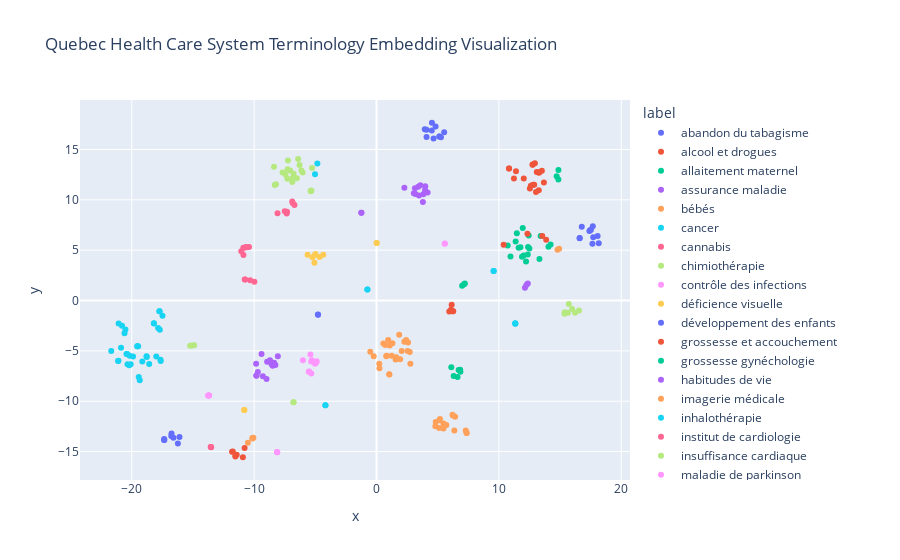

Source (notebook cell):
### Code cell
import plotly.express as px
import plotly

fig = px.scatter(df_embeddings, x='x', y='y', color='label', labels={'color': 'label'}, 
hover_data=['text'], title = 'Quebec Health Care System Terminology Embedding Visualization')
fig.show()

# html file
file_path = '../04-clustering/BERT_communityDetection_visualization_sample.html'
plotly.offline.plot(fig, filename=file_path)

### Figure 1 — Plotly figure (JSON) as saved in the notebook; plotly's stock layout.template omitted (floating-point values rounded to 4 significant figures)
{"data": [{"customdata": [["centres d'abandon du tabagisme (cat)"], ["produits du tabac"], ["abandon du tabagisme"], ["centres d'abandon du tabagisme"], ["abandon du tabagisme (cat)"], ["interdiction de fumer"], ["centre d'abandon du tabagisme"], ["lutte contre le tabagisme"]], "hovertemplate": "label=abandon du tabagisme<br>x=%{x}<br>y=%{y}<br>text=%{customdata[0]}<extra></extra>", "legendgroup": "abandon du tabagisme", "marker": {"color": "#636efa", "symbol": "circle"}, "mode": "markers", "name": "abandon du tabagisme", "orientation": "v", "showlegend": true, "type": "scatter", "x": [-17.35, -16.1, -16.59, -17.36, -16.77, -16.23, -17.34, -16.75], "xaxis": "x", "y": [-13.75, -13.56, -13.64, -13.85, -13.46, -14.21, -13.85, -13.2], "yaxis": "y"}, {"customdata": [["utilisateurs de drogues"], ["consommation de drogue"], ["alcool et drogues"], ["consommation de drogues"], ["surdoses liées aux drogues"], ["utilisateurs de drogue"], ["utilisation de drogues"]], "hovertemplate": "label=alcool et drogues<br>x=%{x}<br>y=%{y}<br>text=%{customdata[0]}<extra></extra>", "legendgroup": "alcool et drogues", "marker": {"color": "#EF553B", "symbol": "circle"}, "mode": "markers", "name": "alcool et drogues", "orientation": "v", "showlegend": true, "type": "scatter", "x": [-11.52, -11.74, -10.92, -11.42, -10.78, -11.8, -11.54], "xaxis": "x", "y": [-15.4, -14.99, -15.57, -15.33, -14.65, -15.02, -15.48], "yaxis": "y"}, {"customdata": [["clinique prénatale"], ["rencontres prénatales"], ["soins du bébé"], ["services intégrés en périnatalité"], ["psychiatrie périnatale"], ["dépistage néonatal"], ["dépistage prénatal"], ["diabète gestationnel"], ["pertinence du dépistage néonatal"], ["naissances et périnatalité"], ["cours prénataux"], ["grossesse et parentalité"], ["allaitement maternel"], ["deuil périnatal"], ["grossesse accouchement"], ["transport néonatal"], ["clinique du nourrisson"], ["médicaments en néonatologie"]], "hovertemplate": "label=allaitement maternel<br>x=%{x}<br>y=%{y}<br>text=%{customdata[0]}<extra></extra>", "legendgroup": "allaitement maternel", "marker": {"color": "#00cc96", "symbol": "circle"}, "mode": "markers", "name": "allaitement maternel", "orientation": "v", "showlegend": true, "type": "scatter", "x": [12.02, 11.89, 14.23, 10.72, 11.62, 12.49, 12.36, 11.95, 13.31, 11.37, 12.22, 11.47, 13.41, 11.76, 12.44, 12.39, 14.05, 10.95], "xaxis": "x", "y": [4.461, 4.347, 5.56, 5.474, 5.23, 5.172, 4.573, 7.214, 4.112, 5.852, 3.884, 6.69, 6.416, 5.3, 6.462, 5.32, 5.331, 4.366], "yaxis": "y"}, {"customdata": [["usagers atteints de maladies"], ["centre des maladies"], ["transmission d'une maladie"], ["traitement de pathologies"], ["jours de maladie"], ["assurance maladie"], ["prévention des maladies"], ["stade de la maladie"], ["surveillance des maladies"], ["progression de la maladie"], ["infections et maladies"], ["description des maladies"], ["gestion des maladies"], ["contrôle des maladies"]], "hovertemplate": "label=assurance maladie<br>x=%{x}<br>y=%{y}<br>text=%{customdata[0]}<extra></extra>", "legendgroup": "assurance maladie", "marker": {"color": "#ab63fa", "symbol": "circle"}, "mode": "markers", "name": "assurance maladie", "orientation": "v", "showlegend": true, "type": "scatter", "x": [-9.838, -8.937, -9.697, -9.396, -9.286, -8.985, -8.705, -9.818, -8.263, -9.809, -8.063, -8.369, -8.483, -8.573], "xaxis": "x", "y": [-6.282, -6.089, -7.091, -5.313, -7.512, -7.785, -5.922, -7.46, -6.414, -7.454, -5.546, -6.19, -6.482, -6.337], "yaxis": "y"}, {"customdata": [["grossesse et soins aux bébés"], ["soins aux bébés"]], "hovertemplate": "label=bébés<br>x=%{x}<br>y=%{y}<br>text=%{customdata[0]}<extra></extra>", "legendgroup": "bébés", "marker": {"color": "#FFA15A", "symbol": "circle"}, "mode": "markers", "name": "bébés", "orientation": "v", "showlegend": true, "type": "scatter", "x": [14.79, 14.92], "xaxis": "x", "y": [5.055, 5.146], "yaxis": "y"}, {"customdata": [["cancer péritonéal"], ["cancer péritonéal primaire"], ["traitement du cancer colorectal"], ["programme québecois de dépistage du cancer"], ["cancer colorectal métastatique"], ["traitement du cancer colorectal métastatique"], ["cancer colorectal"], ["cancer du poumon à petites cellules"], ["recherche cancer"], ["cancer du poumon non à petites cellules"], ["croyances entourant le cancer"], ["registre québécois du cancer"], ["traitement des patients atteints de cancer"], ["adultes atteints d'un cancer du poumon"], ["traitement du cancer"], ["récidive du cancer"], ["dépistage du cancer"], ["adultes atteints d'un cancer"], ["traitement du cancer du poumon"], ["traitement des patients adultes atteints d'un cancer"], ["patients adultes atteints d'un cancer du poumon"], ["traitement des adultes atteints d'un cancer"], ["lutte contre le cancer"], ["traitement de cancer"], ["type de cancer"], ["institut du cancer"], ["traitements contre le cancer"], ["cancer du sein triple négatif"], ["patients atteints d'un cancer"], ["cancer du sein triple négatif au stade"], ["traitement cancer"], ["patients atteints de cancer"], ["patients adultes atteints d'un cancer"], ["traitement contre le cancer"], ["cancer du sein triple"], ["diagnostic de cancer"], ["fatigue liée au cancer"], ["traitement de cancer du poumon"], ["cancer du poumon"]], "hovertemplate": "label=cancer<br>x=%{x}<br>y=%{y}<br>text=%{customdata[0]}<extra></extra>", "legendgroup": "cancer", "marker": {"color": "#19d3f3", "symbol": "circle"}, "mode": "markers", "name": "cancer", "orientation": "v", "showlegend": true, "type": "scatter", "x": [9.557, 9.588, -20.59, -19.34, -20.8, -20.52, -21.07, -17.72, -21.09, -17.75, -21.68, -19.43, -18.57, -17.85, -20.17, -19.89, -20.43, -18.8, -18.19, -17.63, -17.71, -17.65, -19.48, -20.35, -20.09, -20.38, -19.55, 11.34, -18.77, 11.34, -21.12, -19.14, -18.0, -19.54, 11.34, -20.21, -20.88, -18.19, -17.49], "xaxis": "x", "y": [2.934, 2.928, -3.25, -7.915, -2.496, -2.873, -2.292, -1.066, -5.981, -1.054, -5.02, -7.585, -6.298, -2.736, -5.477, -5.566, -5.31, -5.545, -2.288, -6.006, -2.915, -5.889, -4.53, -6.327, -6.323, -5.304, -4.55, -2.296, -5.608, -2.288, -6.005, -6.058, -5.553, -4.542, -2.268, -6.429, -4.685, -2.257, -1.511], "yaxis": "y"}, {"customdata": [["consommation de cannabis"], ["légalisation du cannabis"], ["documentation cannabis"]], "hovertemplate": "label=cannabis<br>x=%{x}<br>y=%{y}<br>text=%{customdata[0]}<extra></extra>", "legendgroup": "cannabis", "marker": {"color": "#FF6692", "symbol": "circle"}, "mode": "markers", "name": "cannabis", "orientation": "v", "showlegend": true, "type": "scatter", "x": [-13.51, -13.52, -13.55], "xaxis": "x", "y": [-14.57, -14.55, -14.55], "yaxis": "y"}, {"customdata": [["traitement de chimiothérapie"], ["merck en association avec une chimiothérapie"], ["association avec une chimiothérapie"]], "hovertemplate": "label=chimiothérapie<br>x=%{x}<br>y=%{y}<br>text=%{customdata[0]}<extra></extra>", "legendgroup": "chimiothérapie", "marker": {"color": "#B6E880", "symbol": "circle"}, "mode": "markers", "name": "chimiothérapie", "orientation": "v", "showlegend": true, "type": "scatter", "x": [-15.23, -14.9, -15.05], "xaxis": "x", "y": [-4.489, -4.444, -4.463], "yaxis": "y"}, {"customdata": [["prévention des infections"], ["sévérité de l'infection"], ["contrôle des infections"], ["risque d'infection"], ["traitement des infections"], ["surveillance de l'infection"], ["surveillance des infections"], ["comité sur les infections"], ["dépistage des infections"], ["prévention et contrôle des infections"]], "hovertemplate": "label=contrôle des infections<br>x=%{x}<br>y=%{y}<br>text=%{customdata[0]}<extra></extra>", "legendgroup": "contrôle des infections", "marker": {"color": "#FF97FF", "symbol": "circle"}, "mode": "markers", "name": "contrôle des infections", "orientation": "v", "showlegend": true, "type": "scatter", "x": [-5.339, -5.537, -4.89, -5.325, -5.281, -5.497, -5.026, -5.402, -4.916, -6.015], "xaxis": "x", "y": [-6.059, -7.085, -6.04, -7.257, -5.94, -7.057, -6.28, -5.355, -6.164, -5.924], "yaxis": "y"}, {"customdata": [["déficience visuelle"], ["aides visuelles"]], "hovertemplate": "label=déficience visuelle<br>x=%{x}<br>y=%{y}<br>text=%{customdata[0]}<extra></extra>", "legendgroup": "déficience visuelle", "marker": {"color": "#FECB52", "symbol": "circle"}, "mode": "markers", "name": "déficience visuelle", "orientation": "v", "showlegend": true, "type": "scatter", "x": [0.009158, 0.01554], "xaxis": "x", "y": [5.704, 5.708], "yaxis": "y"}, {"customdata": [["santé des enfants"], ["services spécialisés pour les enfants"], ["jeunes enfants"], ["unité pour les enfants"], ["unité pour les enfants et les adolescents"], ["développement des enfants"], ["réadaptation pour les enfants"], ["déplacements par enfant"], ["vaccination des enfants"], ["placement de l'enfant"], ["développement de l'enfant"]], "hovertemplate": "label=développement des enfants<br>x=%{x}<br>y=%{y}<br>text=%{customdata[0]}<extra></extra>", "legendgroup": "développement des enfants", "marker": {"color": "#636efa", "symbol": "circle"}, "mode": "markers", "name": "développement des enfants", "orientation": "v", "showlegend": true, "type": "scatter", "x": [17.46, 17.64, 17.68, 17.71, 18.16, 17.4, 18.07, 16.77, 17.52, 16.6, 16.6], "xaxis": "x", "y": [6.971, 5.631, 7.385, 6.278, 5.7, 6.9, 6.42, 7.335, 7.027, 6.201, 6.183], "yaxis": "y"}, {"customdata": [["soins du bébé allaitement"], ["documentation services intégrés en périnatalité"], ["grossesse et accouchement"], ["bébé allaitement"]], "hovertemplate": "label=grossesse et accouchement<br>x=%{x}<br>y=%{y}<br>text=%{customdata[0]}<extra></extra>", "legendgroup": "grossesse et accouchement", "marker": {"color": "#EF553B", "symbol": "circle"}, "mode": "markers", "name": "grossesse et accouchement", "orientation": "v", "showlegend": true, "type": "scatter", "x": [13.86, 10.39, 12.34, 13.55], "xaxis": "x", "y": [6.04, 5.547, 6.628, 6.402], "yaxis": "y"}, {"customdata": [["examen gynécologique"], ["obstétrique et gynécologie"], ["grossesse gynéchologie"]], "hovertemplate": "label=grossesse gynéchologie<br>x=%{x}<br>y=%{y}<br>text=%{customdata[0]}<extra></extra>", "legendgroup": "grossesse gynéchologie", "marker": {"color": "#00cc96", "symbol": "circle"}, "mode": "markers", "name": "grossesse gynéchologie", "orientation": "v", "showlegend": true, "type": "scatter", "x": [6.998, 7.153, 7.222], "xaxis": "x", "y": [1.464, 1.613, 1.679], "yaxis": "y"}, {"customdata": [["modes de vie"], ["qualité de vie"], ["cycle de vie"], ["durée de vie"], ["mode de vie"], ["mode de vie actif"], ["habitudes de vie"], ["espérance de vie"], ["milieux de vie"], ["milieu de vie"], ["conditions de vie"], ["respect de la vie"]], "hovertemplate": "label=habitudes de vie<br>x=%{x}<br>y=%{y}<br>text=%{customdata[0]}<extra></extra>", "legendgroup": "habitudes de vie", "marker": {"color": "#ab63fa", "symbol": "circle"}, "mode": "markers", "name": "habitudes de vie", "orientation": "v", "showlegend": true, "type": "scatter", "x": [3.178, 3.41, 4.177, 3.986, 3.053, 2.277, 3.142, 3.586, 3.823, 3.471, 3.965, 3.79], "xaxis": "x", "y": [10.59, 11.3, 10.72, 11.34, 10.64, 11.2, 11.16, 11.46, 10.56, 10.42, 10.98, 9.783], "yaxis": "y"}, {"customdata": [["prescription médicale"], ["suivi médical"], ["examen médical"], ["médecin généraliste"], ["protocoles médicaux"], ["consultation du médecin"], ["aide médicale"], ["priorité médicale"], ["condition médicale"], ["cabinet du médecin"], ["pratique médicale"], ["services médicaux"], ["équipes médicales"], ["traitement médical"], ["service médical"], ["protocole médical"], ["archives médicales"], ["effectifs médicaux"], ["consultations médicales"], ["dispositifs médicaux"], ["imagerie médicale"], ["consultation médicale"], ["cliniques de médecine"], ["oncologie médicale"], ["prévention en pratique médicale"]], "hovertemplate": "label=imagerie médicale<br>x=%{x}<br>y=%{y}<br>text=%{customdata[0]}<extra></extra>", "legendgroup": "imagerie médicale", "marker": {"color": "#FFA15A", "symbol": "circle"}, "mode": "markers", "name": "imagerie médicale", "orientation": "v", "showlegend": true, "type": "scatter", "x": [1.931, 0.5625, 1.301, 2.768, 1.854, 1.05, 1.561, 0.8011, 0.8216, 1.041, 1.613, 2.421, 2.719, 0.9534, 0.7115, 1.085, 2.543, 2.274, 2.056, 2.578, -0.2296, 1.237, 0.2409, -0.5103, 0.2278], "xaxis": "x", "y": [-5.824, -4.275, -4.252, -6.268, -3.402, -7.351, -5.853, -5.524, -5.478, -7.326, -5.633, -3.925, -5.11, -3.924, -4.41, -4.458, -5.018, -4.087, -5.014, -4.163, -5.533, -5.482, -6.725, -5.09, -6.27], "yaxis": "y"}, {"customdata": [["programme de préceptorat en inhalothérapie"], ["préceptorat en inhalothérapie"]], "hovertemplate": "label=inhalothérapie<br>x=%{x}<br>y=%{y}<br>text=%{customdata[0]}<extra></extra>", "legendgroup": "inhalothérapie", "marker": {"color": "#19d3f3", "symbol": "circle"}, "mode": "markers", "name": "inhalothérapie", "orientation": "v", "showlegend": true, "type": "scatter", "x": [-0.7326, -0.7573], "xaxis": "x", "y": [1.098, 1.087], "yaxis": "y"}, {"customdata": [["recherche en cardiologie"], ["institut universitaire de cardiologie"], ["centre de recherche de l'institut de cardiologie"], ["institut de cardiologie"], ["axe de recherche en cardiologie"], ["axe de recherche cardiométabolique"], ["directeur de l'axe de recherche en cardiologie"]], "hovertemplate": "label=institut de cardiologie<br>x=%{x}<br>y=%{y}<br>text=%{customdata[0]}<extra></extra>", "legendgroup": "institut de cardiologie", "marker": {"color": "#FF6692", "symbol": "circle"}, "mode": "markers", "name": "institut de cardiologie", "orientation": "v", "showlegend": true, "type": "scatter", "x": [-6.883, -6.705, -7.338, -6.848, -7.496, -8.09, -7.313], "xaxis": "x", "y": [9.825, 9.481, 8.653, 9.695, 8.87, 8.669, 8.814], "yaxis": "y"}, {"customdata": [["fréquence cardiaque"], ["rythme cardiaque"], ["arrêt cardiaque"], ["traitement de l'insuffisance cardiaque"], ["chirurgie cardiovasculaire"], ["maladie cardiaque"], ["réadaptation cardiaque"], ["chirurgie cardiaque"], ["problèmes cardiaques"], ["transplantation cardiaque"], ["valves cardiaques"], ["insuffisance cardiaque"], ["irm cardiaque"], ["muscle cardiaque"], ["génétique cardiovasculaire"], ["défaillance cardiaque"], ["échographie cardiaque"], ["maladie cardiovasculaire"], ["imagerie cardiaque"], ["arythmies cardiaques"], ["maladies cardiaques"]], "hovertemplate": "label=insuffisance cardiaque<br>x=%{x}<br>y=%{y}<br>text=%{customdata[0]}<extra></extra>", "legendgroup": "insuffisance cardiaque", "marker": {"color": "#B6E880", "symbol": "circle"}, "mode": "markers", "name": "insuffisance cardiaque", "orientation": "v", "showlegend": true, "type": "scatter", "x": [-7.06, -7.677, -7.436, -5.268, -5.382, -6.859, -7.235, -6.88, -6.137, -6.508, -6.291, -6.775, -8.376, -7.287, -5.314, -7.265, -8.314, -5.368, -8.213, -6.404, -6.032], "xaxis": "x", "y": [12.91, 12.72, 12.52, 13.17, 10.85, 12.17, 13.91, 11.76, 12.92, 12.14, 13.45, 12.58, 13.28, 12.09, 10.9, 13.04, 11.48, 10.93, 11.55, 14.06, 12.71], "yaxis": "y"}, {"customdata": [["syndromes parkinsoniens atypiques"], ["maladie de parkinson"], ["clinique des syndromes parkinsoniens"], ["syndromes parkinsoniens"]], "hovertemplate": "label=maladie de parkinson<br>x=%{x}<br>y=%{y}<br>text=%{customdata[0]}<extra></extra>", "legendgroup": "maladie de parkinson", "marker": {"color": "#FF97FF", "symbol": "circle"}, "mode": "markers", "name": "maladie de parkinson", "orientation": "v", "showlegend": true, "type": "scatter", "x": [-13.68, -13.77, -13.7, -13.71], "xaxis": "x", "y": [-9.445, -9.425, -9.421, -9.434], "yaxis": "y"}, {"customdata": [["hypertension pulmonaire"], ["maladies pulmonaires"], ["cancer pulmonaire"], ["oncologie pulmonaire"], ["maladie pulmonaire obstructive"], ["maladie pulmonaire"], ["réadaptation pulmonaire"]], "hovertemplate": "label=maladie pulmonaire<br>x=%{x}<br>y=%{y}<br>text=%{customdata[0]}<extra></extra>", "legendgroup": "maladie pulmonaire", "marker": {"color": "#FECB52", "symbol": "circle"}, "mode": "markers", "name": "maladie pulmonaire", "orientation": "v", "showlegend": true, "type": "scatter", "x": [-4.658, -5.236, -5.013, -5.072, -5.633, -4.991, -4.351], "xaxis": "x", "y": [4.332, 4.306, 4.548, 3.754, 4.552, 4.62, 4.537], "yaxis": "y"}, {"customdata": [["maternité sans danger"], ["maternité sans danger information générale"]], "hovertemplate": "label=maternité<br>x=%{x}<br>y=%{y}<br>text=%{customdata[0]}<extra></extra>", "legendgroup": "maternité", "marker": {"color": "#636efa", "symbol": "circle"}, "mode": "markers", "name": "maternité", "orientation": "v", "showlegend": true, "type": "scatter", "x": [-4.787, -4.777], "xaxis": "x", "y": [-1.394, -1.405], "yaxis": "y"}, {"customdata": [["médecine de famille"], ["planification familiale"], ["vie de famille"], ["services aux familles"], ["médecin de famille"], ["jeunes et familles"], ["médecins de famille"], ["soutien aux familles"], ["membre de la famille"], ["membres de la famille"], ["maison de la famille"], ["médecine familiale"], ["accompagnement des familles"], ["allocations familiales"], ["milieu familial"], ["unité familiale"], ["ressource de type familial"], ["crise familiale"], ["revenu familial"]], "hovertemplate": "label=médecin de famille<br>x=%{x}<br>y=%{y}<br>text=%{customdata[0]}<extra></extra>", "legendgroup": "médecin de famille", "marker": {"color": "#EF553B", "symbol": "circle"}, "mode": "markers", "name": "médecin de famille", "orientation": "v", "showlegend": true, "type": "scatter", "x": [13.51, 12.61, 13.1, 10.83, 13.27, 11.23, 13.32, 10.84, 12.77, 12.75, 12.94, 12.53, 11.4, 12.03, 13.26, 12.79, 13.68, 12.89, 13.03], "xaxis": "x", "y": [12.9, 11.41, 12.77, 13.11, 12.7, 12.13, 12.75, 13.11, 13.52, 13.49, 13.64, 11.13, 12.84, 12.12, 10.95, 11.5, 11.73, 11.5, 10.77], "yaxis": "y"}, {"customdata": [["médecine de famille (gmf)"], ["médecine familiale (gmf)"], ["médecin de famille (gamf)"]], "hovertemplate": "label=médecine de famille (gmf)<br>x=%{x}<br>y=%{y}<br>text=%{customdata[0]}<extra></extra>", "legendgroup": "médecine de famille (gmf)", "marker": {"color": "#00cc96", "symbol": "circle"}, "mode": "markers", "name": "médecine de famille (gmf)", "orientation": "v", "showlegend": true, "type": "scatter", "x": [14.72, 14.86, 14.87], "xaxis": "x", "y": [12.34, 12.03, 12.97], "yaxis": "y"}, {"customdata": [["département des sciences de l'activité physique"], ["pratique d'activités physiques"]], "hovertemplate": "label=pratique d'activités physiques<br>x=%{x}<br>y=%{y}<br>text=%{customdata[0]}<extra></extra>", "legendgroup": "pratique d'activités physiques", "marker": {"color": "#ab63fa", "symbol": "circle"}, "mode": "markers", "name": "pratique d'activités physiques", "orientation": "v", "showlegend": true, "type": "scatter", "x": [-1.231, -1.241], "xaxis": "x", "y": [8.713, 8.726], "yaxis": "y"}, {"customdata": [["programme et interventions"], ["service d'intervention"], ["plan d'intervention"], ["programme et intervention"], ["raison de l'intervention"], ["lieu de l'intervention"], ["programme d'intervention"], ["guide d'intervention"], ["niveau d'intervention"], ["type d'intervention"], ["efficacité des interventions"], ["modes d'intervention"], ["profil d'intervention"], ["programmes et interventions"], ["profil de l'intervention"]], "hovertemplate": "label=programmes et interventions<br>x=%{x}<br>y=%{y}<br>text=%{customdata[0]}<extra></extra>", "legendgroup": "programmes et interventions", "marker": {"color": "#FFA15A", "symbol": "circle"}, "mode": "markers", "name": "programmes et interventions", "orientation": "v", "showlegend": true, "type": "scatter", "x": [7.376, 4.809, 5.123, 7.293, 6.24, 6.426, 5.709, 4.839, 5.138, 5.471, 6.365, 5.47, 5.188, 7.351, 6.211], "xaxis": "x", "y": [-13.16, -12.48, -12.66, -12.92, -11.41, -11.55, -12.38, -12.07, -11.9, -12.21, -12.92, -12.7, -11.77, -13.15, -11.36], "yaxis": "y"}, {"customdata": [["prévention des maladies cardiaques"], ["traitement de l'insuffisance cardiaque pré-ac"]], "hovertemplate": "label=prévention des maladies cardiaques<br>x=%{x}<br>y=%{y}<br>text=%{customdata[0]}<extra></extra>", "legendgroup": "prévention des maladies cardiaques", "marker": {"color": "#19d3f3", "symbol": "circle"}, "mode": "markers", "name": "prévention des maladies cardiaques", "orientation": "v", "showlegend": true, "type": "scatter", "x": [-5.026, -4.832], "xaxis": "x", "y": [12.55, 13.6], "yaxis": "y"}, {"customdata": [["registre des traumatismes"], ["prévention des blessures"], ["victimes de traumatismes"], ["prévention des traumatismes"]], "hovertemplate": "label=prévention des traumatismes<br>x=%{x}<br>y=%{y}<br>text=%{customdata[0]}<extra></extra>", "legendgroup": "prévention des traumatismes", "marker": {"color": "#FF6692", "symbol": "circle"}, "mode": "markers", "name": "prévention des traumatismes", "orientation": "v", "showlegend": true, "type": "scatter", "x": [-10.73, -9.978, -10.77, -10.33], "xaxis": "x", "y": [2.081, 1.875, 2.081, 2.009], "yaxis": "y"}, {"customdata": [["traitement topique du psoriasis"], ["traitement topique du psoriasis en plaques"]], "hovertemplate": "label=psoriasis<br>x=%{x}<br>y=%{y}<br>text=%{customdata[0]}<extra></extra>", "legendgroup": "psoriasis", "marker": {"color": "#B6E880", "symbol": "circle"}, "mode": "markers", "name": "psoriasis", "orientation": "v", "showlegend": true, "type": "scatter", "x": [-6.774, -6.787], "xaxis": "x", "y": [-10.09, -10.09], "yaxis": "y"}, {"customdata": [["réadaptation en dépendance"], ["services en dépendance"], ["ressource certifiée en dépendances"]], "hovertemplate": "label=réadaptation en dépendance<br>x=%{x}<br>y=%{y}<br>text=%{customdata[0]}<extra></extra>", "legendgroup": "réadaptation en dépendance", "marker": {"color": "#FF97FF", "symbol": "circle"}, "mode": "markers", "name": "réadaptation en dépendance", "orientation": "v", "showlegend": true, "type": "scatter", "x": [-8.114, -8.115, -8.127], "xaxis": "x", "y": [-15.08, -15.07, -15.05], "yaxis": "y"}, {"customdata": [["prévention de la schizophrénie"], ["traitement de la schizophrénie"]], "hovertemplate": "label=schizophrénie<br>x=%{x}<br>y=%{y}<br>text=%{customdata[0]}<extra></extra>", "legendgroup": "schizophrénie", "marker": {"color": "#FECB52", "symbol": "circle"}, "mode": "markers", "name": "schizophrénie", "orientation": "v", "showlegend": true, "type": "scatter", "x": [-10.81, -10.8], "xaxis": "x", "y": [-10.86, -10.87], "yaxis": "y"}, {"customdata": [["services aux personnes âgées"], ["maisons des aînés"], ["services aux aînés centre"], ["résidences privées pour aînés"], ["services externes pour les aînés"], ["services aux aînés"], ["participation sociale des aînés"], ["orientations des services aux aînés"], ["maison des aînés"], ["santé des aînés"], ["santé des aînés information générale"]], "hovertemplate": "label=services aux aînés<br>x=%{x}<br>y=%{y}<br>text=%{customdata[0]}<extra></extra>", "legendgroup": "services aux aînés", "marker": {"color": "#636efa", "symbol": "circle"}, "mode": "markers", "name": "services aux aînés", "orientation": "v", "showlegend": true, "type": "scatter", "x": [4.53, 5.135, 4.084, 4.828, 4.089, 4.518, 4.663, 3.944, 5.143, 5.267, 5.53], "xaxis": "x", "y": [17.66, 16.28, 16.97, 17.28, 16.24, 16.88, 16.1, 17.0, 16.28, 16.22, 16.7], "yaxis": "y"}, {"customdata": [["sexualité et contraception"], ["moyen de contraception durant les traitements"], ["méthodes contraceptives"], ["moyen de contraception"], ["comportements sexuels et contraception"]], "hovertemplate": "label=sexualité et contraception<br>x=%{x}<br>y=%{y}<br>text=%{customdata[0]}<extra></extra>", "legendgroup": "sexualité et contraception", "marker": {"color": "#EF553B", "symbol": "circle"}, "mode": "markers", "name": "sexualité et contraception", "orientation": "v", "showlegend": true, "type": "scatter", "x": [6.23, 5.947, 6.143, 6.082, 6.27], "xaxis": "x", "y": [-1.061, -1.086, -0.4235, -0.9177, -1.076], "yaxis": "y"}, {"customdata": [["soins infirmiers courants"], ["documentation en soins infirmiers"], ["personnel infirmier"], ["semaine des soins infirmiers"], ["recherche en soins infirmiers"], ["soins infirmiers"], ["personnel en soins infirmiers"]], "hovertemplate": "label=soins infirmiers<br>x=%{x}<br>y=%{y}<br>text=%{customdata[0]}<extra></extra>", "legendgroup": "soins infirmiers", "marker": {"color": "#00cc96", "symbol": "circle"}, "mode": "markers", "name": "soins infirmiers", "orientation": "v", "showlegend": true, "type": "scatter", "x": [6.622, 6.836, 6.111, 6.856, 6.797, 6.305, 6.711], "xaxis": "x", "y": [-7.592, -6.872, -6.639, -7.062, -6.92, -7.508, -6.91], "yaxis": "y"}, {"customdata": [["soins pédiatriques"], ["soins intensifs pédiatriques"], ["dose pédiatrique"]], "hovertemplate": "label=soins pédiatriques<br>x=%{x}<br>y=%{y}<br>text=%{customdata[0]}<extra></extra>", "legendgroup": "soins pédiatriques", "marker": {"color": "#ab63fa", "symbol": "circle"}, "mode": "markers", "name": "soins pédiatriques", "orientation": "v", "showlegend": true, "type": "scatter", "x": [12.25, 12.13, 12.36], "xaxis": "x", "y": [1.531, 1.27, 1.684], "yaxis": "y"}, {"customdata": [["prévention des surdoses liées aux drogues"], ["prévention des surdoses"], ["vigie des surdoses"], ["surdoses prévention des surdoses"]], "hovertemplate": "label=surdoses<br>x=%{x}<br>y=%{y}<br>text=%{customdata[0]}<extra></extra>", "legendgroup": "surdoses", "marker": {"color": "#FFA15A", "symbol": "circle"}, "mode": "markers", "name": "surdoses", "orientation": "v", "showlegend": true, "type": "scatter", "x": [-10.51, -10.14, -10.14, -10.06], "xaxis": "x", "y": [-14.14, -13.66, -13.71, -13.64], "yaxis": "y"}, {"customdata": [["fresenius traitement de la thrombose veineuse"], ["fresenius traitement de la thrombose"]], "hovertemplate": "label=thrombose<br>x=%{x}<br>y=%{y}<br>text=%{customdata[0]}<extra></extra>", "legendgroup": "thrombose", "marker": {"color": "#19d3f3", "symbol": "circle"}, "mode": "markers", "name": "thrombose", "orientation": "v", "showlegend": true, "type": "scatter", "x": [-4.171, -4.18], "xaxis": "x", "y": [-10.4, -10.41], "yaxis": "y"}, {"customdata": [["traumatismes craniocérébraux déficience motrice"], ["traumatisme craniocérébral léger"], ["fonctions cognitives après un traumatisme cranio-cérébral"], ["traumatisme cranio-cérébral"], ["traumatismes craniocérébraux"], ["traumatisme craniocérébral"]], "hovertemplate": "label=traumatisme craniocérébral<br>x=%{x}<br>y=%{y}<br>text=%{customdata[0]}<extra></extra>", "legendgroup": "traumatisme craniocérébral", "marker": {"color": "#FF6692", "symbol": "circle"}, "mode": "markers", "name": "traumatisme craniocérébral", "orientation": "v", "showlegend": true, "type": "scatter", "x": [-11.05, -10.42, -10.87, -10.7, -10.88, -10.67], "xaxis": "x", "y": [4.903, 5.316, 4.518, 5.275, 5.23, 5.327], "yaxis": "y"}, {"customdata": [["violence dans les relations conjugales et amoureuses"], ["relations conjugales"], ["relations conjugales et amoureuses"], ["violence dans les relations conjugales"], ["intervention de couple"], ["violence conjugale"], ["sos violence conjugale"]], "hovertemplate": "label=violence conjugale<br>x=%{x}<br>y=%{y}<br>text=%{customdata[0]}<extra></extra>", "legendgroup": "violence conjugale", "marker": {"color": "#B6E880", "symbol": "circle"}, "mode": "markers", "name": "violence conjugale", "orientation": "v", "showlegend": true, "type": "scatter", "x": [15.36, 15.99, 15.39, 15.64, 15.71, 16.55, 16.23], "xaxis": "x", "y": [-1.304, -0.8511, -1.154, -1.215, -0.3512, -0.9857, -1.203], "yaxis": "y"}, {"customdata": [["relations interpersonnelles"], ["violence interpersonnelle"]], "hovertemplate": "label=violence interpersonnelle<br>x=%{x}<br>y=%{y}<br>text=%{customdata[0]}<extra></extra>", "legendgroup": "violence interpersonnelle", "marker": {"color": "#FF97FF", "symbol": "circle"}, "mode": "markers", "name": "violence interpersonnelle", "orientation": "v", "showlegend": true, "type": "scatter", "x": [5.587, 5.574], "xaxis": "x", "y": [5.658, 5.64], "yaxis": "y"}], "layout": {"legend": {"title": {"text": "label"}, "tracegroupgap": 0}, "title": {"text": "Quebec Health Care System Terminology Embedding Visualization"}, "xaxis": {"anchor": "y", "domain": [0, 1], "title": {"text": "x"}}, "yaxis": {"anchor": "x", "domain": [0, 1], "title": {"text": "y"}}}}
